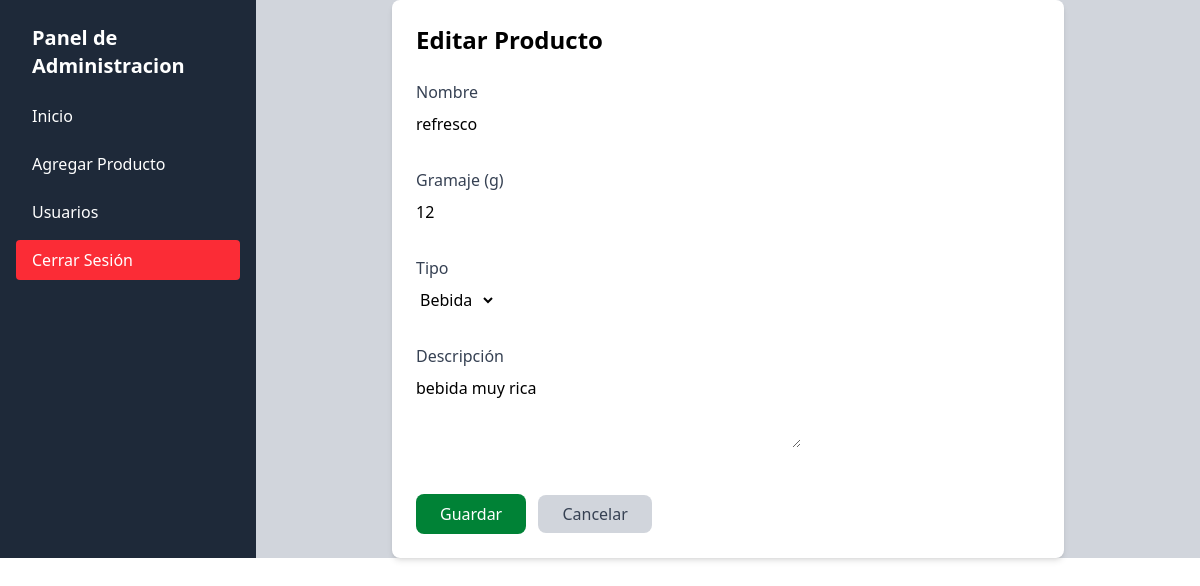
/gestion_product/products/update/1/ (signed in), run on the app's committed database.
### index/modules/products/models.py (models this page shows, shortened)
class Producto(models.Model):
    TYPE_CHOICES = [
        ('Lácteo', 'Lácteo'),
        ('Fruta', 'Fruta'),
        ('Verdura', 'Verdura'),
        ('Carne', 'Carne'),
        ('Bebida', 'Bebida'),
        ('Otro', 'Otro'),
    ]
    nombre = models.CharField(max_length=100)
    gramaje = models.PositiveIntegerField(help_text="Peso en gramos")
    descripcion = models.TextField(blank=True, null=True)
    tipo = models.CharField(max_length=50, choices=TYPE_CHOICES, default='Otro')
    imagen_producto = models.ImageField(upload_to='producto/', blank=True, null=True, default='')

### index/modules/products/view.py (the view)
class ProductoUpdateView(UpdateView,LoginRequiredMixin):
    model = Producto
    form_class = ProductoForm
    template_name = 'product/form.html'
    success_url = reverse_lazy('product_list')

### index/modules/products/form.py
class ProductoForm(forms.ModelForm):
    class Meta:
        model = Producto
        fields = ['nombre', 'gramaje', 'descripcion', 'tipo']
        widgets = {
            'descripcion': forms.Textarea(attrs={'rows': 3}),
        }

### index/templates/product/form.html (shortened to what this page needs)
{% extends 'layout.html' %}
{% block content %}
<div class="max-w-2xl mx-auto p-6 bg-white rounded-lg shadow-md">
    <h2 class="text-2xl font-bold mb-6">
        {% if object %}Editar Producto{% else %}Crear Nuevo Producto{% endif %}
    </h2>
    <form method="post">
        <div class="grid grid-cols-1 gap-4">
            <div class="mb-4">
                <label class="block text-gray-700 mb-2">Nombre</label>
                {{ form.nombre }}
            </div>
            <div class="mb-4">
                <label class="block text-gray-700 mb-2">Gramaje (g)</label>
                {{ form.gramaje }}
            </div>
            <div class="mb-4">
                <label class="block text-gray-700 mb-2">Tipo</label>
                {{ form.tipo }}
            </div>
            <div class="mb-4">
                <label class="block text-gray-700 mb-2">Descripción</label>
                {{ form.descripcion }}
            </div>
        </div>
        <div class="mt-6">
            <button type="submit" class="bg-green-700 text-white px-6 py-2 rounded-lg hover:bg-green-900">
                Guardar
            </button>
            <a href="{% url 'product_list' %}" class="ml-2 bg-gray-300 text-gray-700 px-6 py-2 rounded-lg hover:bg-gray-400">
                Cancelar
            </a>
        </div>
    </form>
</div>
{% endblock %}

### data on the page
Producto: nombre "refresco", gramaje "12", tipo "Bebida", descripcion "bebida muy rica"
